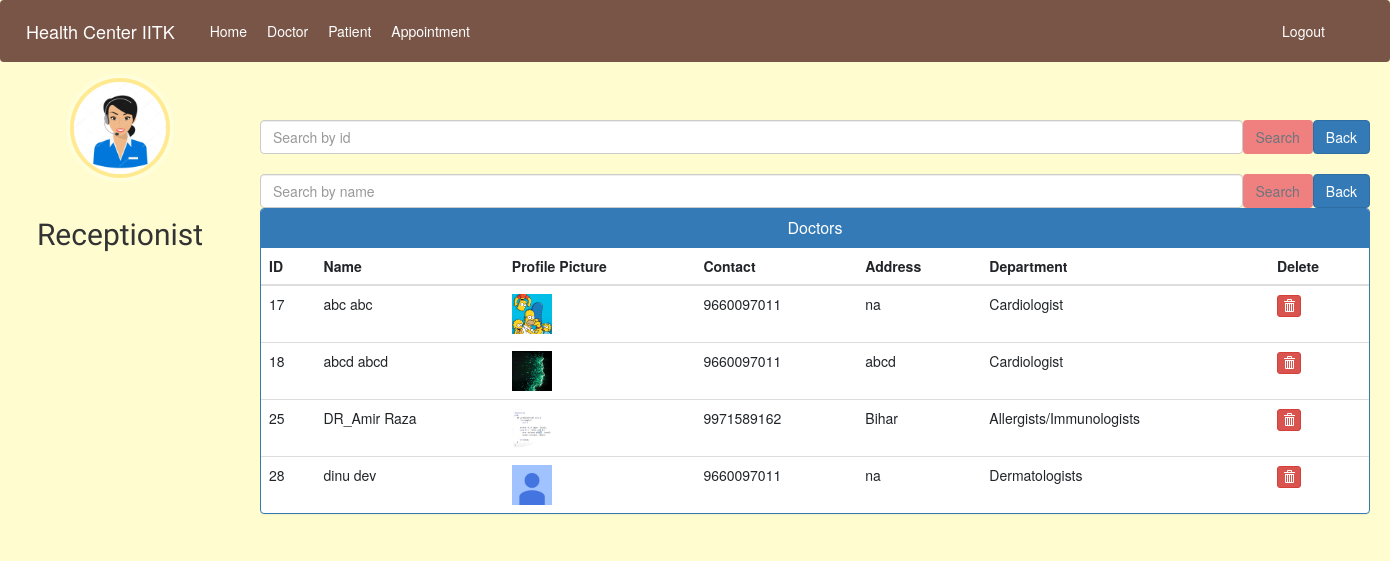
/admin-view-doctor (signed in), run on the app's committed database.
### hospital/models.py (models this page shows, shortened)
class Doctor(models.Model):
    user = models.OneToOneField(User, on_delete=models.CASCADE)
    profile_pic = models.ImageField(
        upload_to='profile_pic/DoctorProfilePic/', default='../static/images/error.jpg', null=True, blank=True)
    address = models.CharField(max_length=40)
    mobile = models.CharField(max_length=20, null=True)
    department = models.CharField(
        max_length=50, choices=departments, default='Cardiologist')
    status = models.BooleanField(default=False)
    @property
    def get_name(self):
        return self.user.first_name+" "+self.user.last_name
    @property
    def get_id(self):
        return self.user.id

### hospital/views.py (the view)
# urls.py: path('admin-view-doctor', views.admin_view_doctor_view,
@login_required(login_url='adminlogin')
@user_passes_test(is_admin)
def admin_view_doctor_view(request):
    if 'q' in request.GET:
        q = request.GET['q']
        doctors = models.Doctor.objects.all().filter(
            user__first_name__icontains=q, status=True)
        return render(request, 'hospital/admin_view_doctor.html', {'doctors': doctors})
    else:
        doctors = models.Doctor.objects.all().filter(status=True)
        return render(request, 'hospital/admin_view_doctor.html', {'doctors': doctors})

### hospital/views.py (called while the page is built)
def is_admin(user):
    return user.groups.filter(name='ADMIN').exists()

### templates/hospital/admin_view_doctor.html (shortened to what this page needs)
{% extends 'hospital/admin_base.html' %}
{% block content %}
{%load static%}
<head>
  <link href="//netdna.bootstrapcdn.com/bootstrap/3.0.0/css/bootstrap.min.css" rel="stylesheet" id="bootstrap-css">
</head>
<div class="container">
  <br />
  <br />
  <br />
  <br />
  <form class="d-flex" method=GET action="{% url 'admin-view-doctor-id' %}">
    <input class="form-control me-2" type="search" placeholder="Search by id" aria-label="Search by id" name='q'>
    <button class="btn btn-outline-secondary" type="submit" style="background-color: lightcoral">Search</button>
    <button class="btn btn-primary" type="submit" style="float:right">Back</button>
  </form>
  <br>
  <form class="d-flex" method=GET action="{% url 'admin-view-doctor' %}">
    <input class="form-control me-2" type="search" placeholder="Search by name" aria-label="Search" name='q'>
    <button class="btn btn-outline-secondary" type="submit" style="background-color: lightcoral">Search</button>
    <button class="btn btn-primary" type="submit" style="float:right">Back</button>
  </form>
  <div class="panel panel-primary">
    <div class="panel-heading">
      <h6 class="panel-title">Doctors</h6>
    </div>
    <table class="table table-hover" id="dev-table">
      <thead>
        <tr>
          <th>ID</th>
          <th>Name</th>
          <th>Profile Picture</th>
          <th>Contact</th>
          <th>Address</th>
          <th>Department</th>
          <th>Delete</th>
        </tr>
      </thead>
      {% for d in doctors %}
      <tr>
        <td> {{d.get_id}}</td>
        <td> {{d.get_name}}</td>
        <td> <img src="{% static d.profile_pic.url %}" alt="Profile Pic" height="40px" width="40px" /></td>
        <td>{{d.mobile}}</td>
        <td>{{d.address}}</td>
        <td>{{d.department}}</td>
        <td><a class="btn btn-danger btn-xs" href="{% url 'delete-doctor-from-hospital' d.id  %}"><span
              class="glyphicon glyphicon-trash"></span></a></td>
      </tr>
      {% endfor %}
    </table>
  </div>
</div>
{% endblock content %}

### static/style.css (style rules this page uses)
body { padding-left: 240px; }

### templates/hospital/admin_base.html (style rules this page uses)
a:link { text-decoration: none; }
a { color: rgb(202, 35, 35); }
body { background-color: rgb(255, 253, 208); font-family: 'Work Sans', sans-serif; }

### templates/hospital/admin_view_doctor.html (style rules this page uses)
a:link { text-decoration: none; }
h6 { text-align: center; }

### data on the page
Doctor: get_id "17", get_name "abc abc", profile_pic (picture), mobile "9660097011", address "na", department "Cardiologist"
Doctor: get_id "18", get_name "abcd abcd", profile_pic (picture), mobile "9660097011", address "abcd", department "Cardiologist"
Doctor: get_id "25", get_name "DR_Amir Raza", profile_pic (picture), mobile "9971589162", address "Bihar", department "Allergists/Immunologists"
Doctor: get_id "28", get_name "dinu dev", profile_pic (picture), mobile "9660097011", address "na", department "Dermatologists"
